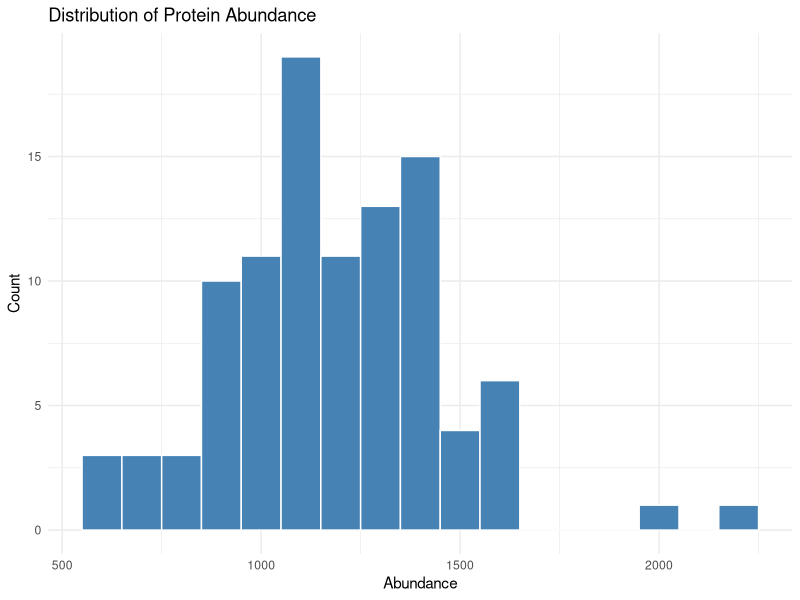
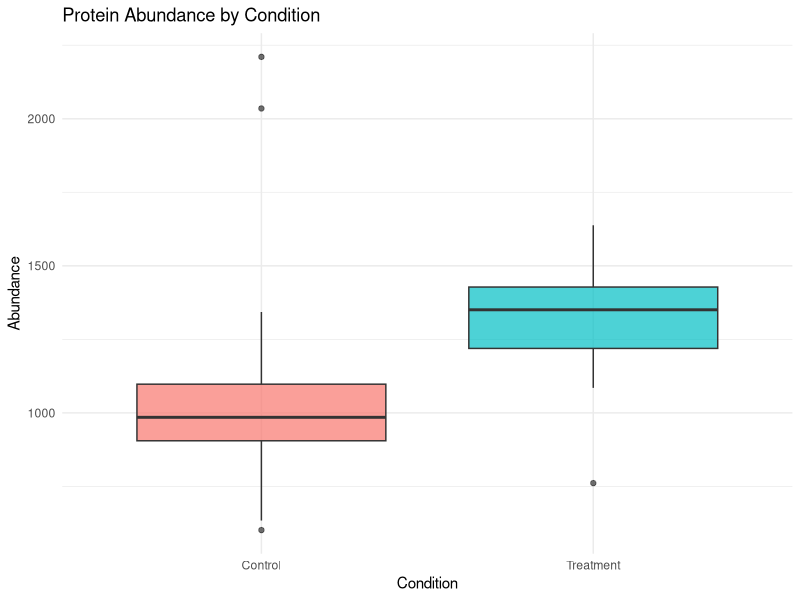
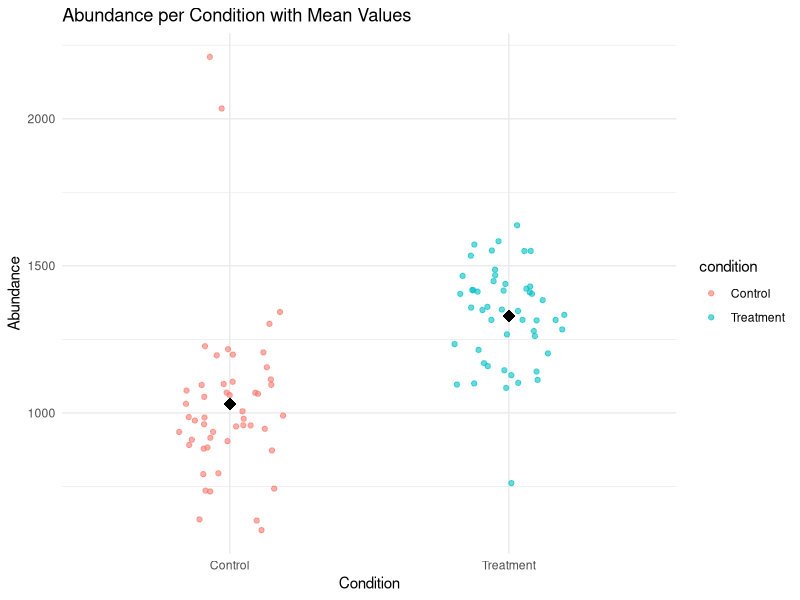
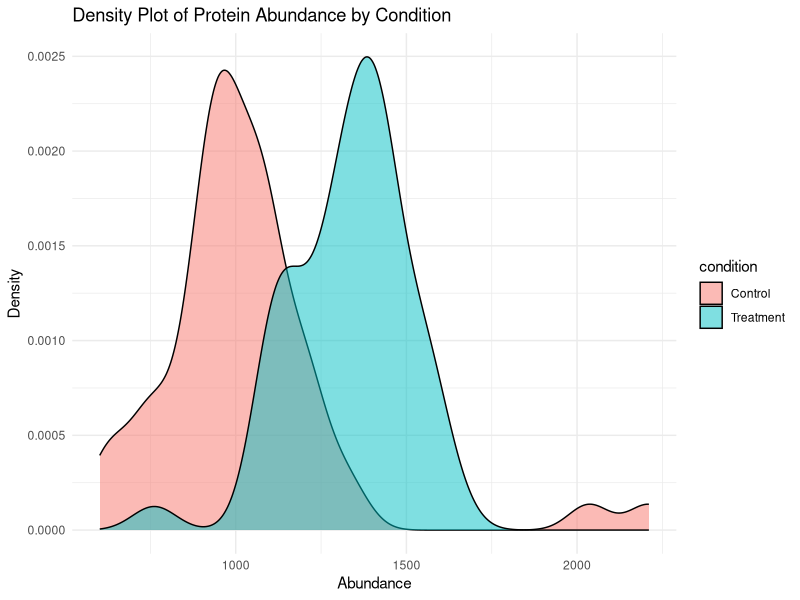

Recreate these plots in R, in order.
## ---- chunk 1
knitr::opts_chunk$set(echo = TRUE, warning = FALSE, message = FALSE)
## ---- chunk 2
# Arithmetic operators
5 + 3        # Addition
10 - 4       # Subtraction
6 * 7        # Multiplication
20 / 4       # Division
2 ^ 3        # Exponentiation
17 %% 5      # Modulo (remainder)

# Comparison operators
5 == 5       # Equal to
5 != 3       # Not equal to
7 > 3        # Greater than
4 < 8        # Less than
5 >= 5       # Greater than or equal
3 <= 10      # Less than or equal

# Logical operators
TRUE & FALSE  # AND
TRUE | FALSE  # OR
!TRUE         # NOT

# Scientific notation
1.5e6  # 1,500,000
## ---- chunk 3
# Assignment operator
x <- 10      # Assign 10 to x
y = 5        # Alternative (but <- is preferred)
# Tip: assignment operator has the following shortcuts:
# Windows/Linux: Press Alt + - (the minus key).
# Mac: Press Option + - (the minus key). 

## Assign values to variables
protein_count <- 800
sample_size <- 12
study_name <- "Proteomics_2025"

## View variables
protein_count
sample_size

## Use variables in calculations
total_measurements <- protein_count * sample_size
total_measurements
## ---- chunk 4
# Numeric
intensity <- 25114306.44
class(intensity)

# Character (text)
accession <- "F1LMU0"
class(accession)

# Logical
is_significant <- TRUE
class(is_significant)

# Check type
is.numeric(intensity)
is.character(accession)
## ---- chunk 5
# Solution
result1 <- 123 + 456
total <- result1
print(total)

percentage <- (123 / total) * 100
print(paste0("123 is ", round(percentage, 2), "% of the total"))
## ---- chunk 6
# Numeric vectors
ages <- c(25, 30, 35, 40, 45)
print(ages)

# Character vectors
names <- c("Alice", "Bob", "Charlie", "Diana", "Eve")
print(names)

# Logical vectors
passed_qc <- c(TRUE, TRUE, FALSE, TRUE, TRUE)
print(passed_qc)

# Sequences
seq_1_10 <- 1:10
seq_custom <- seq(from = 0, to = 100, by = 10)

# Vector operations
mean(ages)
## ---- chunk 7
# Access elements by position (1-indexed!)
ages[1]           # First element
ages[c(1, 3, 5)]  # Multiple elements
ages[-2]          # All except second element

# Logical indexing
ages[ages > 35]   # Elements greater than 35

# Named vectors
protein_abundance <- c(ACTB = 1500, GAPDH = 2000, MYC = 800)
protein_abundance["ACTB"]
## ---- chunk 8
# Create a data frame
patient_data <- data.frame(
  patient_id = 1:5,
  name = c("Alice", "Bob", "Charlie", "Diana", "Eve"),
  age = c(25, 30, 35, 40, 45),
  treatment = c("A", "B", "A", "B", "A"),
  response = c(TRUE, TRUE, FALSE, TRUE, FALSE),
  stringsAsFactors = FALSE
)

print(patient_data)

# View structure
str(patient_data)

# Summary statistics
summary(patient_data)
## ---- chunk 9
# Access columns
patient_data$age
patient_data[, "name"]
patient_data[, 2]

# Access rows
patient_data[1, ]           # First row
patient_data[1:3, ]         # First three rows

# Access specific cells
patient_data[2, 3]          # Row 2, Column 3
patient_data[2, "age"]      # Same, using column name

# Subset by condition
patient_data[patient_data$age > 30, ]
patient_data[patient_data$treatment == "A", ]
## ---- chunk 10
# View first rows
head(patient_data, 2)

# Dimensions
dim(patient_data)
nrow(patient_data)
ncol(patient_data)

# Column names
colnames(patient_data)
## ---- chunk 11
# Access column by name
patient_data$name

# Access using brackets [row, column]
patient_data[1, 3]        # Row 1, column 3
patient_data[1:2, ]       # First 2 rows, all columns
patient_data[, "treatment"]    # All rows, Mass column

# Subset data
patient_data[patient_data$age > 30, ]
## ---- chunk 12
# Create a list
experiment <- list(
  experiment_id = "EXP001",
  date = "2025-01-15",
  samples = c("S1", "S2", "S3"),
  data = patient_data,
  validated = TRUE
)

# Access list elements
experiment$experiment_id
experiment[[1]]
experiment[["samples"]]
## ---- chunk 13
# Create factor
treatment_factor <- factor(c("Control", "Drug A", "Drug B", "Control", "Drug A"))
print(treatment_factor)

# Check levels
levels(treatment_factor)

# Ordered factors
severity <- factor(
  c("Mild", "Severe", "Moderate", "Mild", "Severe"),
  levels = c("Mild", "Moderate", "Severe"),
  ordered = TRUE
)
print(severity)
## ---- chunk 14
# Implicit coercion
mixed <- c(1, 2, "three", 4)  # All converted to character
print(mixed)

# Explicit coercion
numbers_char <- c("1", "2", "3", "4")
numbers_num <- as.numeric(numbers_char)
print(numbers_num)

# Check types
class(mixed)
is.numeric(mixed)
is.character(mixed)
## ---- chunk 15
# Solution
set.seed(42)  # For reproducibility

proteins <- data.frame(
  protein_id = paste0("P", sprintf("%03d", 1:10)),
  abundance = round(runif(10, min = 100, max = 5000), 2),
  p_value = runif(10, min = 0, max = 1),
  stringsAsFactors = FALSE
)

proteins$significant <- proteins$p_value < 0.05

print(proteins)

# Summary
cat("\nNumber of significant proteins:", sum(proteins$significant), "\n")
## ---- chunk 16
# if statement
x <- 10

if (x > 5) {
  print("x is greater than 5")
}

# if-else
if (x > 15) {
  print("x is greater than 15")
} else {
  print("x is 15 or less")
}

# if-else if-else
score <- 75

if (score >= 90) {
  grade <- "A"
} else if (score >= 80) {
  grade <- "B"
} else if (score >= 70) {
  grade <- "C"
} else {
  grade <- "F"
}

print(paste("Grade:", grade))
## ---- chunk 17
# Vectorized ifelse
values <- c(1, 5, 10, 15, 20)
categories <- ifelse(values > 10, "High", "Low")
print(categories)
## ---- chunk 18
# for loop
for (i in 1:5) {
  print(paste("Iteration:", i))
}

# Loop through vector
proteins <- c("ACTB", "GAPDH", "MYC")
for (protein in proteins) {
  print(paste("Processing:", protein))
}

# while loop
counter <- 1
while (counter <= 5) {
  print(paste("Counter:", counter))
  counter <- counter + 1
}

# Mixing loop with condition
numbers <- 1:10
for (num in numbers) {
  if (num %% 2 == 0) {
    print(paste(num, "is even"))
  } else if (num %% 2 != 0) {
    print(paste(num, "is odd"))
  }
}
## ---- chunk 19
# Basic function
greet <- function(name) {
  message <- paste("Hello,", name, "!")
  return(message)
}

greet("Alice")

# Function with multiple parameters
calculate_fold_change <- function(treatment, control) {
  fc <- treatment / control
  log2_fc <- log2(fc)
  return(log2_fc)
}

calculate_fold_change(treatment = 200, control = 100)

# Function with default parameters
normalize_abundance <- function(abundance, method = "median") {
  if (method == "median") {
    normalized <- abundance / median(abundance, na.rm = TRUE)
  } else if (method == "mean") {
    normalized <- abundance / mean(abundance, na.rm = TRUE)
  } else {
    stop("Method must be 'median' or 'mean'")
  }
  return(normalized)
}

values <- c(100, 200, 300, 400, 500)
normalize_abundance(values)
normalize_abundance(values, method = "mean")
## ---- chunk 20
# Create sample data
protein_matrix <- matrix(
  c(100, 150, 200, 250, 
    110, 160, 210, 260,
    120, 170, 220, 270),
  nrow = 3, byrow = TRUE
)
colnames(protein_matrix) <- c("Sample1", "Sample2", "Sample3", "Sample4")
rownames(protein_matrix) <- c("Protein1", "Protein2", "Protein3")

print(protein_matrix)

# apply: apply function to rows or columns
row_means <- apply(protein_matrix, 1, mean)  # 1 = rows
col_means <- apply(protein_matrix, 2, mean)  # 2 = columns

print(row_means)
print(col_means)

# lapply: apply function to list, returns list
my_list <- list(a = 1:5, b = 6:10, c = 11:15)
list_means <- lapply(my_list, mean)
print(list_means)

# sapply: simplified version of lapply
vector_means <- sapply(my_list, mean)
print(vector_means)
## ---- chunk 21
# Solution
calculate_cv_status <- function(abundances) {
  cv <- (sd(abundances, na.rm = TRUE) / mean(abundances, na.rm = TRUE)) * 100
  
  if (cv < 20) {
    status <- "Pass"
  } else {
    status <- "Fail"
  }
  
  return(list(cv = round(cv, 2), status = status))
}

# Create sample data
sample_data <- list(
  sample1 = c(100, 105, 98, 102, 99),
  sample2 = c(100, 150, 90, 200, 80),
  sample3 = c(500, 505, 498, 502, 496)
)

# Apply function
for (sample_name in names(sample_data)) {
  result <- calculate_cv_status(sample_data[[sample_name]])
  cat(sample_name, "- CV:", result$cv, "% - Status:", result$status, "\n")
}
## ---- chunk 22
# Load necessary library
library(ggplot2)
## ---- chunk 23
set.seed(42)

# Simulate realistic protein abundance data

n_proteins <- 100

protein_data <- data.frame(
protein_id = paste0("P", sprintf("%03d", 1:n_proteins)),
abundance = c(
rnorm(n_proteins / 2, mean = 1000, sd = 150),   # Control group
rnorm(n_proteins / 2, mean = 1300, sd = 180)    # Treatment group
),
condition = rep(c("Control", "Treatment"), each = n_proteins / 2)
)

# Add a few outliers to make the data more realistic
outlier_indices <- sample(1:n_proteins, 3)
protein_data$abundance[outlier_indices] <- 
  protein_data$abundance[outlier_indices] * runif(3, 1.5, 2)

head(protein_data)
## ---- chunk 24
ggplot(protein_data, aes(x = abundance)) +
  geom_histogram(binwidth = 100, fill = "steelblue", color = "white") +
  labs(
    title = "Distribution of Protein Abundance",
    x = "Abundance",
    y = "Count"
  ) +
  theme_minimal()
## ---- chunk 25
ggplot(protein_data, aes(x = condition, y = abundance, fill = condition)) +
  geom_boxplot(alpha = 0.7) +
  labs(
    title = "Protein Abundance by Condition",
    x = "Condition",
    y = "Abundance"
  ) +
  theme_minimal() +
  theme(legend.position = "none")
## ---- chunk 26
ggplot(protein_data, aes(x = condition, y = abundance, color = condition)) +
  geom_jitter(width = 0.2, alpha = 0.6) +
  stat_summary(fun = mean, geom = "point", size = 4, shape = 18, color = "black") +
  labs(
    title = "Abundance per Condition with Mean Values",
    x = "Condition",
    y = "Abundance"
  ) +
  theme_minimal()
## ---- chunk 27
ggplot(protein_data, aes(x = abundance, fill = condition)) +
  geom_density(alpha = 0.5) +
  labs(
    title = "Density Plot of Protein Abundance by Condition",
    x = "Abundance",
    y = "Density"
  ) +
  theme_minimal()
## ---- chunk 28
# Create example data
set.seed(123)
protein_data <- data.frame(
  protein_id = paste0("P", 1:100),
  abundance = rnorm(100, mean = 1000, sd = 200),
  condition = rep(c("Control", "Treatment"), each = 50)
)

# Dimensions
dim(protein_data)
nrow(protein_data)
ncol(protein_data)

# First and last rows
head(protein_data)
tail(protein_data)

# Summary statistics
summary(protein_data)

# Table for categorical data
table(protein_data$condition)
## ---- chunk 29
#knitr::opts_knit$set(root.dir = '/08_pkgs/r4proteomics/') # may need to avoid re-setup
## ---- chunk 30
library(tidyverse)
## ---- chunk 31
x <- c(1, 2, 3, 4, 5)
result <- mean(log10(sqrt(x)))
result
## ---- chunk 32
result <- x %>% 
  sqrt() %>% 
  log10() %>% 
  mean()
result
## ---- chunk 33
# Simulate your data structure
set.seed(123)
proteomics_data <- readxl::read_excel(
    path = "examples/genethon_dataset/2126001_Protein Export_ex.xlsx", # this should be the file example that genethon provided
    skip = 1
)

# Drop completely empty columns (all NA)
proteomics_data <- proteomics_data %>%
    dplyr::select(dplyr::where(~ any(!is.na(.))))

head(proteomics_data[, 1:10])
## ---- chunk 34
# Clean column names: lowercase + underscores
#colnames(proteomics_data) <- tolower(colnames(proteomics_data))
colnames(proteomics_data) <- gsub(" ", "_", tolower(colnames(proteomics_data)))
## ---- chunk 35
# Select specific columns
proteomics_data %>%
  dplyr::select(accession, gene, mass, `2126001_029_f5`) %>%
  head(3)

# Select range of columns
proteomics_data %>%
  dplyr::select(accession:mass) %>%
  head(3)

# Select columns containing "sample"
proteomics_data %>%
  dplyr::select(accession, contains("f5")) %>%
  head(3)
## ---- chunk 36
# Filter high mass proteins
proteomics_data %>%
  dplyr::filter(mass > 100000) %>%
  dplyr::select(accession, gene, mass)

# Multiple conditions (AND)
proteomics_data %>%
  dplyr::filter(mass > 100000 & peptide_count > 100) %>%
  dplyr::select(accession, gene, mass, peptide_count)

# OR conditions
proteomics_data %>%
  dplyr::filter(mass > 200000 | peptide_count > 300) %>%
  dplyr::select(accession, gene, mass, peptide_count)
## ---- chunk 37
# Calculate log10 transformed values
proteomics_data %>%
  dplyr::mutate(log10_mass = log10(mass)) %>%
  dplyr::select(accession, mass, log10_mass, `2126001_029_f5`) %>%
  head(3)
## ---- chunk 38
# Sort by mass (ascending)
proteomics_data %>%
  dplyr::arrange(mass) %>%
  dplyr::select(accession, gene, mass) %>%
  head(3)

# Sort descending
proteomics_data %>%
  dplyr::arrange(desc(mass)) %>%
  dplyr::select(accession, gene, mass) %>%
  head(3)

# Sort by multiple columns
proteomics_data %>%
  dplyr::arrange(desc(peptide_count), mass) %>%
  dplyr::select(accession, peptide_count, mass) %>%
  head(3)
## ---- chunk 39
# Calculate summary statistics
proteomics_data %>%
  dplyr::summarize(
    n_proteins = n(),
    mean_mass = mean(mass),
    median_mass = median(mass),
    sd_mass = sd(mass),
    mean_intensity = mean(`2126001_029_f5`)
  )

# Multiple samples
proteomics_data %>%
  dplyr::summarize(
    mean_s1 = mean(`2126001_029_f5`),
    mean_s2 = mean(`2126001_359_f9`),
    cv_s1 = sd(`2126001_029_f5`) / mean(`2126001_029_f5`) * 100
  )
## ---- chunk 40
# Create groups based on mass
proteomics_data_grouped <- proteomics_data %>%
  dplyr::mutate(
    mass_category = case_when(
      mass < 50000 ~ "Low",
      mass < 150000 ~ "Medium",
      TRUE ~ "High"
    )
  )

# Calculate statistics by group
proteomics_data_grouped %>%
  dplyr::group_by(mass_category) %>%
  dplyr::summarize(
    n_proteins = dplyr::n(),
    mean_peptides = mean(peptide_count),
    mean_confidence = mean(confidence_score)
  )
## ---- chunk 41
# Complete analysis pipeline
results <- proteomics_data %>%
  # Filter high confidence proteins
  dplyr::filter(confidence_score > 10000) %>%
  # Calculate mean intensity across samples
  dplyr::mutate(
    mean_intensity = rowMeans(select(., starts_with("sample")))
  ) %>%
  # Keep relevant columns
  dplyr::select(accession, gene, mass, confidence_score, mean_intensity) %>%
  # Sort by mean intensity
  dplyr::arrange(desc(mean_intensity))

head(results)
## ---- chunk 42
# Convert to long format
proteomics_long <- proteomics_data %>%
  tidyr::pivot_longer(
    cols = starts_with("2"),
    names_to = "Sample",
    values_to = "Intensity"
  )

head(proteomics_long, 10)
## ---- chunk 43
# Calculate statistics by sample
proteomics_long %>%
  dplyr::group_by(Sample) %>%
  dplyr::summarize(
    mean_intensity = mean(Intensity),
    median_intensity = median(Intensity),
    n_proteins = n()
  ) %>%
  head(6)
## ---- chunk 44
# Convert back to wide format
proteomics_wide <- proteomics_long %>%
  tidyr::pivot_wider(
    names_from = Sample,
    values_from = Intensity
  )

head(proteomics_wide[, 1:10])
## ---- chunk 45
# Extract gene names
proteomics_data %>%
  dplyr::mutate(
    # Convert to uppercase
    gene_upper = toupper(gene),
    # Detect pattern
    is_kinase = stringr::str_detect(description, "kinase"),
    # Extract words
    first_word = stringr::word(description, 1)
  ) %>%
  dplyr::select(gene, description, is_kinase, first_word) %>%
  head(3)
## ---- chunk 46
# Create data with missing values
data_with_na <- proteomics_data %>%
  dplyr::mutate(
    `2126001_029_f5` = ifelse(`2126001_029_f5` < quantile(`2126001_029_f5`, 0.2), 
                     NA, `2126001_029_f5`)
  )

# Check missing values
data_with_na %>%
  dplyr::summarize(
    n_total = dplyr::n(),
    n_missing_s1 = sum(is.na(`2126001_029_f5`)),
    percent_missing = mean(is.na(`2126001_029_f5`)) * 100
  )

# Remove rows with NA
data_with_na %>%
  dplyr::filter(!is.na(`2126001_029_f5`)) %>%
  nrow()

# Replace NA with value
data_with_na %>%
  dplyr::mutate(`2126001_029_f5` = tidyr::replace_na(`2126001_029_f5`, 0)) %>%
  head(3)
